Frame 1 (no input): blank canvas, image omitted
Frame 60 (the mouse pressed at the canvas centre just before this capture): blank canvas, image omitted
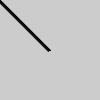
Frame 120 (the mouse held since frame 60 and released just before this capture)

The Processing sketch whose frames 1 and 60 were blank and that drew this single picture after the mouse press (run headless with seeded random() and noise(); from frame 60 on, the mouse is pressed at the canvas centre):

// Processing sketch: Brush3HeadingP2
// ── Brush3HeadingP2.pde
PVector brushV;
float sensativity;
void setup(){
  brushV = new PVector(0.5,0.5);
  sensativity = 0.05;
}
void draw() {
  brushV = brushV.lerp(new PVector(mouseY-pmouseY, mouseX-pmouseX).setMag(1),sensativity).copy();
  if (mousePressed == true) {
    for(int i=0;i<20;i=i+2){
      line(mouseX - (i*brushV.x), mouseY + (i*brushV.y), pmouseX - (i*brushV.x), pmouseY + (i*brushV.y));
    }
  }
}
